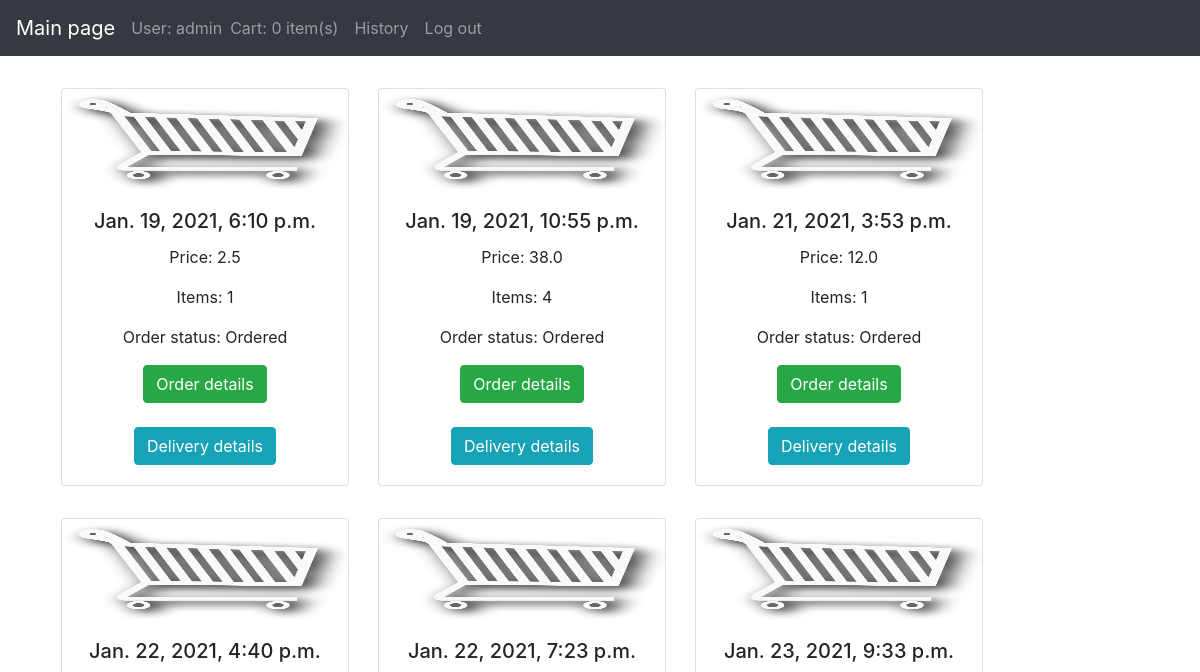
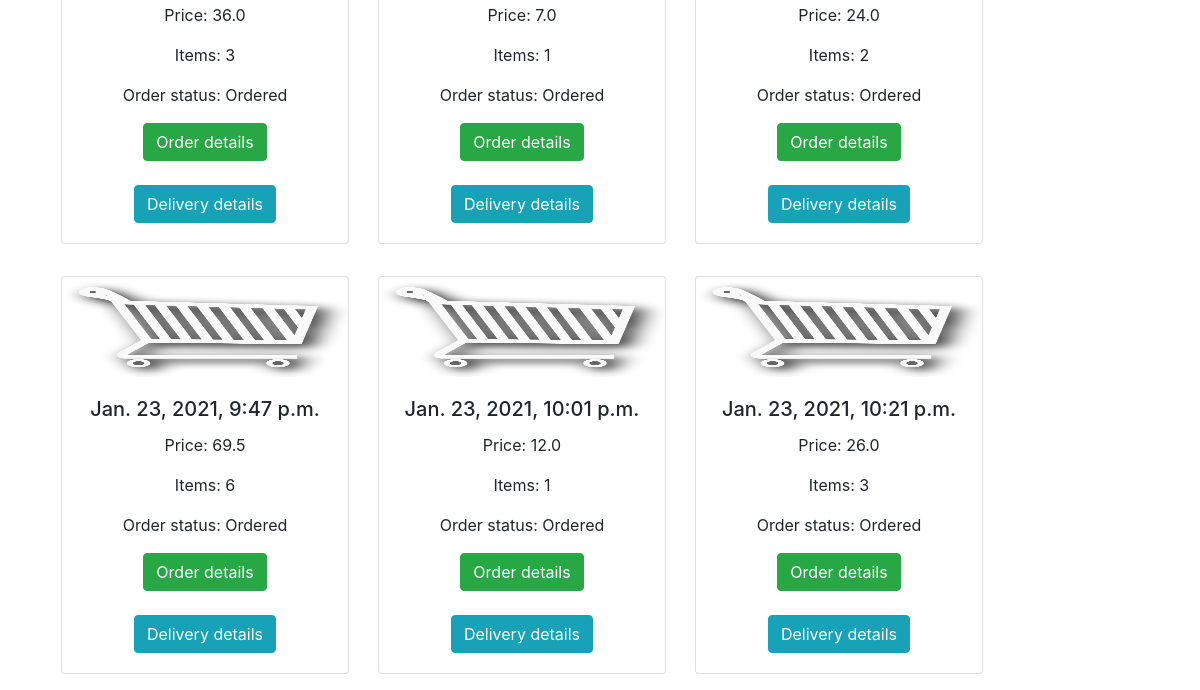
/history/ (signed in), run on an earlier commit of the app's database (2 pictures, top to bottom).
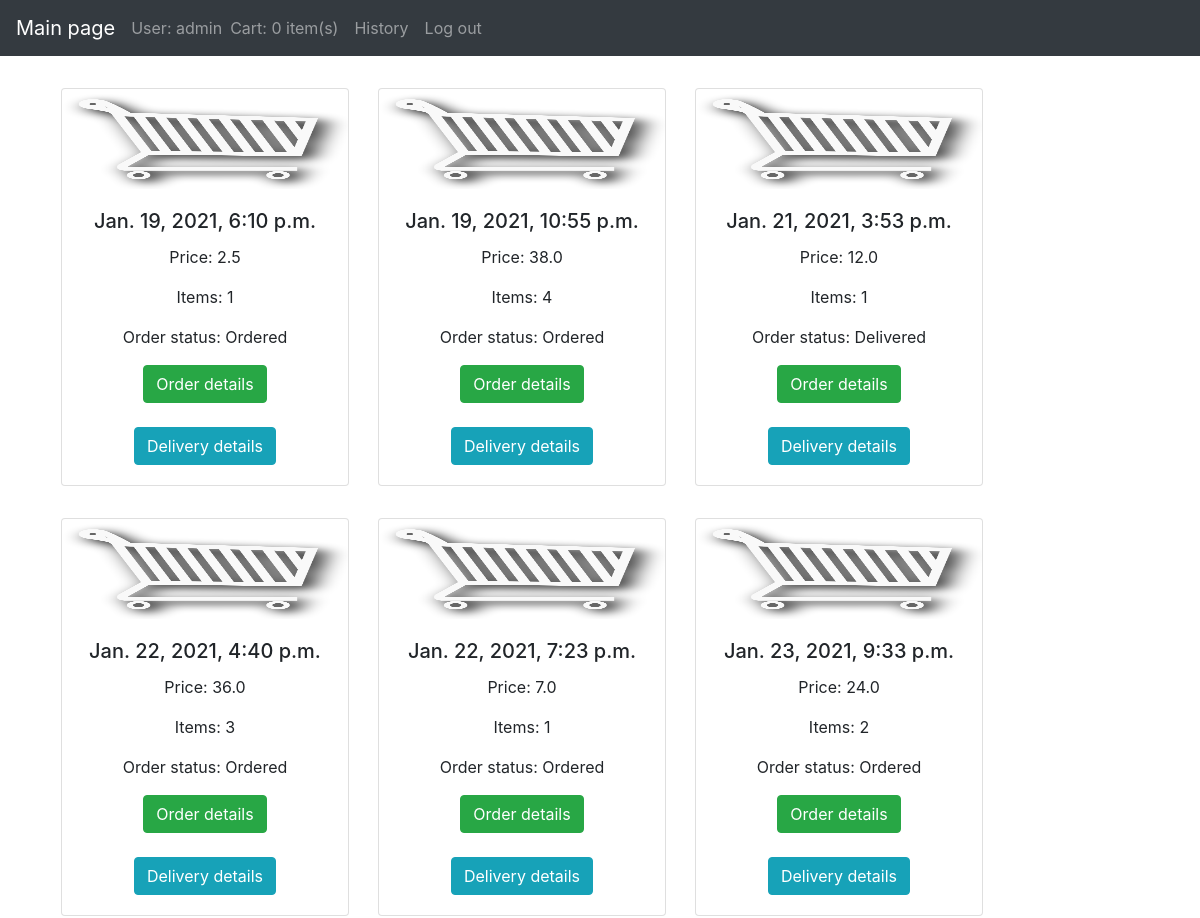
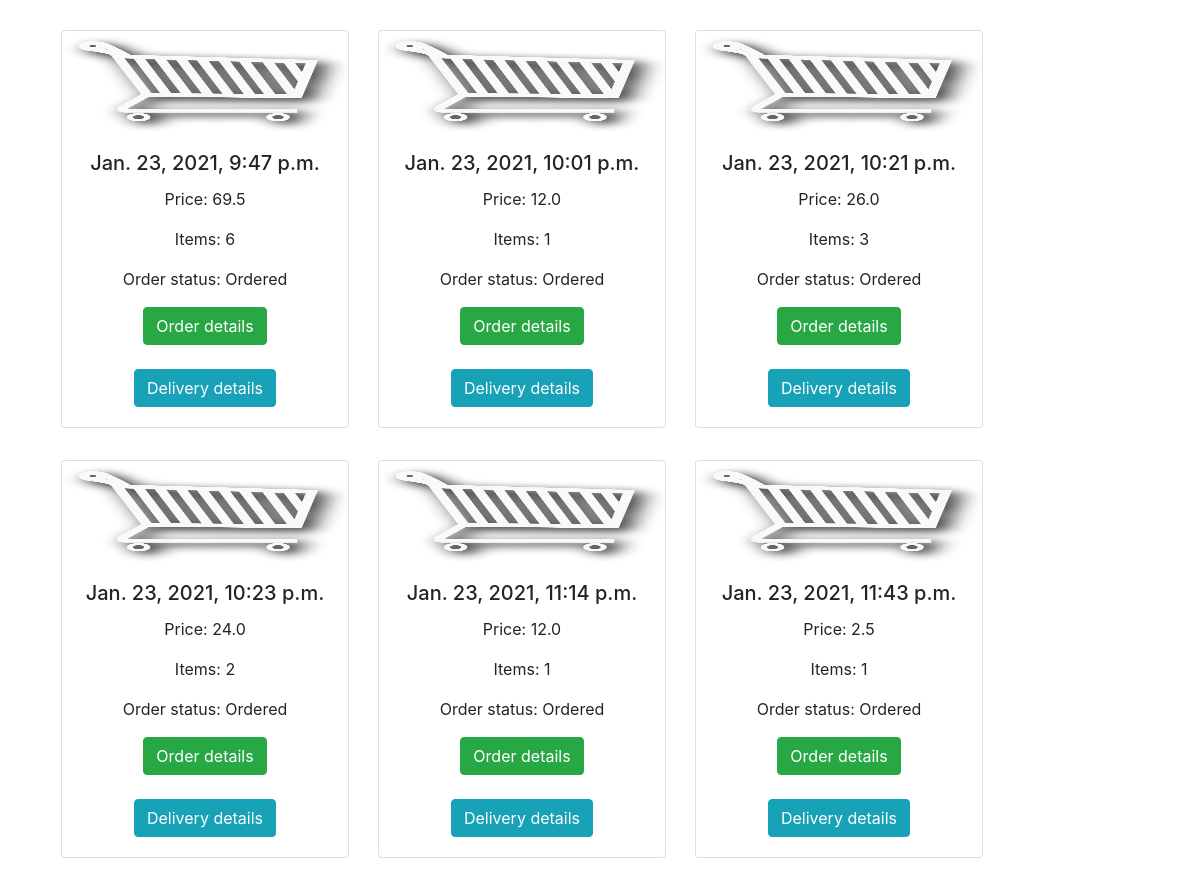
And on a later commit of the database (2 pictures, top to bottom).
### store/models.py (models this page shows, shortened)
class Order(models.Model):
    customer = models.ForeignKey(Customer, on_delete=models.SET_NULL, null=True, blank=True)
    date_ordered = models.DateTimeField(auto_now_add=True)
    complete = models.BooleanField(default=False)
    status = models.CharField(max_length=200, default="")
    @property
    def get_cart_total(self):
        orderitems = self.orderitem_set.all()
        total = sum([item.get_total for item in orderitems])
        return total
    @property
    def get_cart_items(self):
        orderitems = self.orderitem_set.all()
        total = sum([item.quantity for item in orderitems])
        return total

class OrderItem(models.Model):
    product = models.ForeignKey(Product, on_delete=models.SET_NULL, null=True)
    order = models.ForeignKey(Order, on_delete=models.SET_NULL, null=True)
    quantity = models.IntegerField(default=0, null=True, blank=True)
    @property
    def get_total(self):
        total = self.product.price * self.quantity
        return total

class Product(models.Model):
    name = models.CharField(max_length=200)
    price = models.FloatField()
    image = models.ImageField(null=True, blank=True)
    instock = models.IntegerField(default=100)

### store/views.py (the view)
# urls.py: path('history/', views.history, name="history"),
def history(request):
    customer = request.user.customer
    orders = Order.objects.filter(customer = customer,complete = True)
    data = prepareCartData(request)
    cartItems = data['cartItems']
    return render(request, 'history.html', {"orders":orders,'cartItems': cartItems})

### store/data.py (called while the page is built)
def prepareCartData(request):
    customer=request.user.customer
    if Order.objects.filter(customer=customer, complete= False).exists():
        order = Order.objects.get(customer=customer, complete= False)
    else:
        order = Order.objects.create(customer= customer,complete= False)
    cartItems= order.get_cart_items
    items = order.orderitem_set.all()
    return {'cartItems': cartItems, 'order': order, 'items': items}

### templates/history.html (shortened to what this page needs)
{% extends 'main.html' %}
{% load static %}
{% block content %}
	<div class="row">
		{% for order in orders %}
		    <div class="col-sm-3 m-3" >
                <div class="card text-center" style="width: 18rem;">
                <img class="card-img-top" src="{% static 'pictures/cart.png' %}" alt="Card image cap" width="100" height="100">
                    <div class="card-body">
                    <h5 class="card-title"> {{order.date_ordered}}</h5>
                    <p class="card-text">Price: {{order.get_cart_total}} </p>
                        <p class="card-text">Items: {{order.get_cart_items}} </p>
                        <p class="card-text">Order status: {{order.status}} </p>
                    <a class="btn btn-success" href="{% url 'detail' order_id=order.id %}">Order details </a>
                        <br>
                        <br>
                        <a class="btn btn-info" href="{% url 'delivery_history' order_id=order.id %}">Delivery details </a>
                    </div>
                </div>
            </div>
		{% endfor %}
	</div>
{% endblock content %}

### templates/main.html (shortened to what this page needs)
<!DOCTYPE html>
{% load static %}
<html>
<head>
	<link rel="stylesheet" href="https://stackpath.bootstrapcdn.com/bootstrap/4.4.1/css/bootstrap.min.css">
</head>
<body>
    <nav class="navbar navbar-expand-sm bg-dark navbar-dark fixed-top">
  <a class="navbar-brand" href="{% url 'store' %}">Main page</a>
         <span class="navbar-text">
    User: {{ request.user }}
  </span>
  <ul class="navbar-nav">
    <li class="nav-item">
      <a class="nav-link" href="{% url 'cart' %}">Cart: {{ cartItems }} item(s)</a>
    </li>
      <li class="nav-item">
      <a class="nav-link" href="{% url 'history' %}">History</a>
    </li>
    <li class="nav-item ">
      <a class="nav-link " href="{% url 'logout' %}">Log out</a>
    </li>
  </ul>
</nav>
     <div class="container ">
         <br>
     <br>
     <br>
            {% block content %}
            {% endblock content %}
     </div>
</body>
</html>

What changed in the data, as far as the page shows it:
changed Order: status "Ordered" → "Delivered"
now on this page (row edited): Order: date_ordered "Jan. 23, 2021, 10:23 p.m.", get_cart_total "24.0", get_cart_items "2", status "Ordered"
added Order: date_ordered "Jan. 23, 2021, 11:14 p.m.", get_cart_total "12.0", get_cart_items "1", status "Ordered"
added Order: date_ordered "Jan. 23, 2021, 11:43 p.m.", get_cart_total "2.5", get_cart_items "1", status "Ordered"
